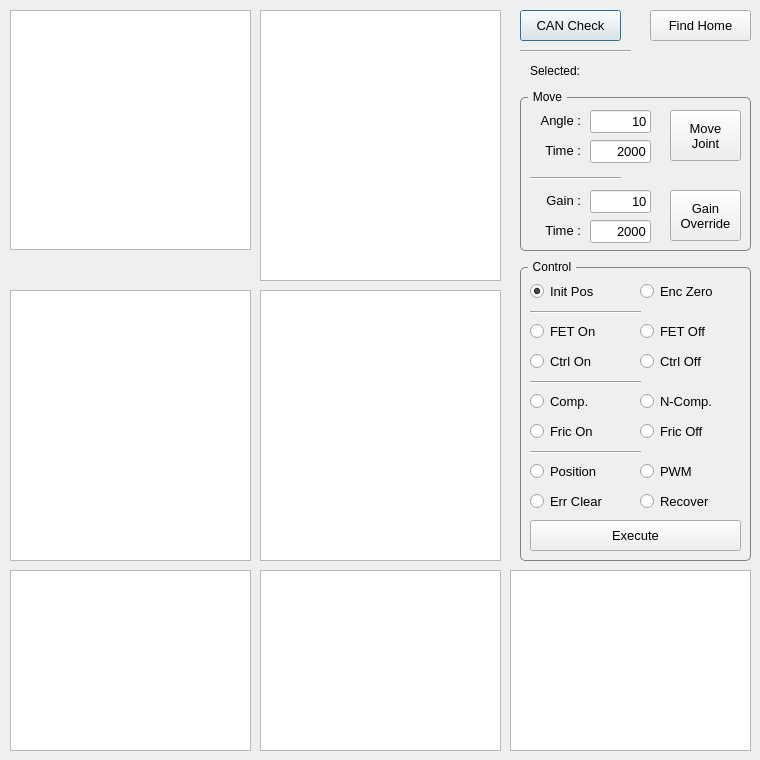
<?xml version="1.0" encoding="UTF-8"?>
<ui version="4.0">
 <class>SettingDialog</class>
 <widget class="QDialog" name="SettingDialog">
  <property name="geometry">
   <rect>
    <x>0</x>
    <y>0</y>
    <width>760</width>
    <height>760</height>
   </rect>
  </property>
  <property name="windowTitle">
   <string>Dialog</string>
  </property>
  <widget class="QTableWidget" name="TW_0">
   <property name="geometry">
    <rect>
     <x>10</x>
     <y>10</y>
     <width>241</width>
     <height>240</height>
    </rect>
   </property>
  </widget>
  <widget class="QTableWidget" name="TW_1">
   <property name="geometry">
    <rect>
     <x>10</x>
     <y>290</y>
     <width>241</width>
     <height>271</height>
    </rect>
   </property>
  </widget>
  <widget class="QTableWidget" name="TW_2">
   <property name="geometry">
    <rect>
     <x>260</x>
     <y>10</y>
     <width>241</width>
     <height>271</height>
    </rect>
   </property>
   <property name="selectionMode">
    <enum>QAbstractItemView::SingleSelection</enum>
   </property>
   <property name="selectionBehavior">
    <enum>QAbstractItemView::SelectRows</enum>
   </property>
  </widget>
  <widget class="QTableWidget" name="TW_3">
   <property name="geometry">
    <rect>
     <x>260</x>
     <y>290</y>
     <width>241</width>
     <height>271</height>
    </rect>
   </property>
  </widget>
  <widget class="QLabel" name="LB_SELECTED">
   <property name="geometry">
    <rect>
     <x>530</x>
     <y>60</y>
     <width>121</width>
     <height>21</height>
    </rect>
   </property>
   <property name="text">
    <string>Selected: </string>
   </property>
  </widget>
  <widget class="QPushButton" name="BTN_CAN_CHECK">
   <property name="geometry">
    <rect>
     <x>520</x>
     <y>10</y>
     <width>101</width>
     <height>31</height>
    </rect>
   </property>
   <property name="font">
    <font>
     <pointsize>10</pointsize>
    </font>
   </property>
   <property name="text">
    <string>CAN Check</string>
   </property>
  </widget>
  <widget class="QPushButton" name="BTN_FIND_HOME">
   <property name="geometry">
    <rect>
     <x>650</x>
     <y>10</y>
     <width>101</width>
     <height>31</height>
    </rect>
   </property>
   <property name="font">
    <font>
     <pointsize>10</pointsize>
    </font>
   </property>
   <property name="text">
    <string>Find Home</string>
   </property>
  </widget>
  <widget class="QGroupBox" name="groupBox_2">
   <property name="geometry">
    <rect>
     <x>520</x>
     <y>90</y>
     <width>231</width>
     <height>161</height>
    </rect>
   </property>
   <property name="styleSheet">
    <string notr="true">QGroupBox {
    border: 1px solid gray;
    border-radius: 5px;
    margin-top: 7px;
}

QGroupBox::title {
    subcontrol-origin: margin;
    left: 8px;
    padding: 0 3px 0 3px;
}

</string>
   </property>
   <property name="title">
    <string>Move</string>
   </property>
   <widget class="QPushButton" name="BTN_MOVE_JOINT">
    <property name="geometry">
     <rect>
      <x>150</x>
      <y>20</y>
      <width>71</width>
      <height>51</height>
     </rect>
    </property>
    <property name="font">
     <font>
      <pointsize>10</pointsize>
     </font>
    </property>
    <property name="text">
     <string>Move
Joint</string>
    </property>
   </widget>
   <widget class="QLabel" name="label_2">
    <property name="geometry">
     <rect>
      <x>10</x>
      <y>50</y>
      <width>51</width>
      <height>21</height>
     </rect>
    </property>
    <property name="font">
     <font>
      <pointsize>10</pointsize>
     </font>
    </property>
    <property name="text">
     <string>Time :</string>
    </property>
    <property name="alignment">
     <set>Qt::AlignRight|Qt::AlignTrailing|Qt::AlignVCenter</set>
    </property>
   </widget>
   <widget class="QLineEdit" name="LE_MOVE_DEGREE">
    <property name="geometry">
     <rect>
      <x>70</x>
      <y>20</y>
      <width>61</width>
      <height>23</height>
     </rect>
    </property>
    <property name="font">
     <font>
      <pointsize>10</pointsize>
     </font>
    </property>
    <property name="text">
     <string>10</string>
    </property>
    <property name="alignment">
     <set>Qt::AlignRight|Qt::AlignTrailing|Qt::AlignVCenter</set>
    </property>
   </widget>
   <widget class="QLineEdit" name="LE_MOVE_TIME">
    <property name="geometry">
     <rect>
      <x>70</x>
      <y>50</y>
      <width>61</width>
      <height>23</height>
     </rect>
    </property>
    <property name="font">
     <font>
      <pointsize>10</pointsize>
     </font>
    </property>
    <property name="text">
     <string>2000</string>
    </property>
    <property name="alignment">
     <set>Qt::AlignRight|Qt::AlignTrailing|Qt::AlignVCenter</set>
    </property>
   </widget>
   <widget class="QLabel" name="label">
    <property name="geometry">
     <rect>
      <x>10</x>
      <y>20</y>
      <width>51</width>
      <height>21</height>
     </rect>
    </property>
    <property name="font">
     <font>
      <pointsize>10</pointsize>
     </font>
    </property>
    <property name="text">
     <string>Angle :</string>
    </property>
    <property name="alignment">
     <set>Qt::AlignRight|Qt::AlignTrailing|Qt::AlignVCenter</set>
    </property>
   </widget>
   <widget class="QPushButton" name="BTN_GAIN_OVERRIDE">
    <property name="geometry">
     <rect>
      <x>150</x>
      <y>100</y>
      <width>71</width>
      <height>51</height>
     </rect>
    </property>
    <property name="font">
     <font>
      <pointsize>10</pointsize>
     </font>
    </property>
    <property name="text">
     <string>Gain
Override</string>
    </property>
   </widget>
   <widget class="QLineEdit" name="LE_GO_GAIN">
    <property name="geometry">
     <rect>
      <x>70</x>
      <y>100</y>
      <width>61</width>
      <height>23</height>
     </rect>
    </property>
    <property name="font">
     <font>
      <pointsize>10</pointsize>
     </font>
    </property>
    <property name="text">
     <string>10</string>
    </property>
    <property name="alignment">
     <set>Qt::AlignRight|Qt::AlignTrailing|Qt::AlignVCenter</set>
    </property>
   </widget>
   <widget class="QLabel" name="label_3">
    <property name="geometry">
     <rect>
      <x>10</x>
      <y>100</y>
      <width>51</width>
      <height>21</height>
     </rect>
    </property>
    <property name="font">
     <font>
      <pointsize>10</pointsize>
     </font>
    </property>
    <property name="text">
     <string>Gain :</string>
    </property>
    <property name="alignment">
     <set>Qt::AlignRight|Qt::AlignTrailing|Qt::AlignVCenter</set>
    </property>
   </widget>
   <widget class="QLineEdit" name="LE_GO_TIME">
    <property name="geometry">
     <rect>
      <x>70</x>
      <y>130</y>
      <width>61</width>
      <height>23</height>
     </rect>
    </property>
    <property name="font">
     <font>
      <pointsize>10</pointsize>
     </font>
    </property>
    <property name="text">
     <string>2000</string>
    </property>
    <property name="alignment">
     <set>Qt::AlignRight|Qt::AlignTrailing|Qt::AlignVCenter</set>
    </property>
   </widget>
   <widget class="QLabel" name="label_4">
    <property name="geometry">
     <rect>
      <x>10</x>
      <y>130</y>
      <width>51</width>
      <height>21</height>
     </rect>
    </property>
    <property name="font">
     <font>
      <pointsize>10</pointsize>
     </font>
    </property>
    <property name="text">
     <string>Time :</string>
    </property>
    <property name="alignment">
     <set>Qt::AlignRight|Qt::AlignTrailing|Qt::AlignVCenter</set>
    </property>
   </widget>
   <widget class="Line" name="line_2">
    <property name="geometry">
     <rect>
      <x>10</x>
      <y>80</y>
      <width>91</width>
      <height>16</height>
     </rect>
    </property>
    <property name="orientation">
     <enum>Qt::Horizontal</enum>
    </property>
   </widget>
  </widget>
  <widget class="Line" name="line">
   <property name="geometry">
    <rect>
     <x>520</x>
     <y>43</y>
     <width>111</width>
     <height>16</height>
    </rect>
   </property>
   <property name="orientation">
    <enum>Qt::Horizontal</enum>
   </property>
  </widget>
  <widget class="QGroupBox" name="groupBox">
   <property name="geometry">
    <rect>
     <x>520</x>
     <y>260</y>
     <width>231</width>
     <height>301</height>
    </rect>
   </property>
   <property name="styleSheet">
    <string notr="true">QGroupBox {
    border: 1px solid gray;
    border-radius: 5px;
    margin-top: 7px;
}

QGroupBox::title {
    subcontrol-origin: margin;
    left: 8px;
    padding: 0 3px 0 3px;
}

</string>
   </property>
   <property name="title">
    <string>Control</string>
   </property>
   <widget class="QPushButton" name="BTN_EXECUTE_COMMAND">
    <property name="geometry">
     <rect>
      <x>10</x>
      <y>260</y>
      <width>211</width>
      <height>31</height>
     </rect>
    </property>
    <property name="font">
     <font>
      <pointsize>10</pointsize>
     </font>
    </property>
    <property name="text">
     <string>Execute</string>
    </property>
   </widget>
   <widget class="QRadioButton" name="RB_MODE_POS">
    <property name="geometry">
     <rect>
      <x>10</x>
      <y>200</y>
      <width>91</width>
      <height>22</height>
     </rect>
    </property>
    <property name="font">
     <font>
      <pointsize>10</pointsize>
     </font>
    </property>
    <property name="text">
     <string>Position</string>
    </property>
   </widget>
   <widget class="QRadioButton" name="RB_MODE_PWM">
    <property name="geometry">
     <rect>
      <x>120</x>
      <y>200</y>
      <width>91</width>
      <height>22</height>
     </rect>
    </property>
    <property name="font">
     <font>
      <pointsize>10</pointsize>
     </font>
    </property>
    <property name="text">
     <string>PWM</string>
    </property>
   </widget>
   <widget class="QRadioButton" name="RB_FRIC_OFF">
    <property name="geometry">
     <rect>
      <x>120</x>
      <y>160</y>
      <width>91</width>
      <height>22</height>
     </rect>
    </property>
    <property name="font">
     <font>
      <pointsize>10</pointsize>
     </font>
    </property>
    <property name="text">
     <string>Fric Off</string>
    </property>
   </widget>
   <widget class="QRadioButton" name="RB_FRIC_ON">
    <property name="geometry">
     <rect>
      <x>10</x>
      <y>160</y>
      <width>91</width>
      <height>22</height>
     </rect>
    </property>
    <property name="font">
     <font>
      <pointsize>10</pointsize>
     </font>
    </property>
    <property name="text">
     <string>Fric On</string>
    </property>
   </widget>
   <widget class="QRadioButton" name="RB_SW_COMP">
    <property name="geometry">
     <rect>
      <x>10</x>
      <y>130</y>
      <width>91</width>
      <height>22</height>
     </rect>
    </property>
    <property name="font">
     <font>
      <pointsize>10</pointsize>
     </font>
    </property>
    <property name="text">
     <string>Comp.</string>
    </property>
   </widget>
   <widget class="QRadioButton" name="RB_SW_NON_COMP">
    <property name="geometry">
     <rect>
      <x>120</x>
      <y>130</y>
      <width>91</width>
      <height>22</height>
     </rect>
    </property>
    <property name="font">
     <font>
      <pointsize>10</pointsize>
     </font>
    </property>
    <property name="text">
     <string>N-Comp.</string>
    </property>
   </widget>
   <widget class="QRadioButton" name="RB_INIT_POS">
    <property name="geometry">
     <rect>
      <x>10</x>
      <y>20</y>
      <width>91</width>
      <height>22</height>
     </rect>
    </property>
    <property name="font">
     <font>
      <pointsize>10</pointsize>
     </font>
    </property>
    <property name="text">
     <string>Init Pos</string>
    </property>
    <property name="checked">
     <bool>true</bool>
    </property>
   </widget>
   <widget class="QRadioButton" name="RB_ENC_ZERO">
    <property name="geometry">
     <rect>
      <x>120</x>
      <y>20</y>
      <width>91</width>
      <height>22</height>
     </rect>
    </property>
    <property name="font">
     <font>
      <pointsize>10</pointsize>
     </font>
    </property>
    <property name="text">
     <string>Enc Zero</string>
    </property>
   </widget>
   <widget class="QRadioButton" name="RB_FET_OFF">
    <property name="geometry">
     <rect>
      <x>120</x>
      <y>60</y>
      <width>91</width>
      <height>22</height>
     </rect>
    </property>
    <property name="font">
     <font>
      <pointsize>10</pointsize>
     </font>
    </property>
    <property name="text">
     <string>FET Off</string>
    </property>
   </widget>
   <widget class="QRadioButton" name="RB_FET_ON">
    <property name="geometry">
     <rect>
      <x>10</x>
      <y>60</y>
      <width>91</width>
      <height>22</height>
     </rect>
    </property>
    <property name="font">
     <font>
      <pointsize>10</pointsize>
     </font>
    </property>
    <property name="text">
     <string>FET On</string>
    </property>
   </widget>
   <widget class="QRadioButton" name="RB_CTRL_OFF">
    <property name="geometry">
     <rect>
      <x>120</x>
      <y>90</y>
      <width>91</width>
      <height>22</height>
     </rect>
    </property>
    <property name="font">
     <font>
      <pointsize>10</pointsize>
     </font>
    </property>
    <property name="text">
     <string>Ctrl Off</string>
    </property>
   </widget>
   <widget class="QRadioButton" name="RB_CTRL_ON">
    <property name="geometry">
     <rect>
      <x>10</x>
      <y>90</y>
      <width>91</width>
      <height>22</height>
     </rect>
    </property>
    <property name="font">
     <font>
      <pointsize>10</pointsize>
     </font>
    </property>
    <property name="text">
     <string>Ctrl On</string>
    </property>
   </widget>
   <widget class="Line" name="line_3">
    <property name="geometry">
     <rect>
      <x>10</x>
      <y>44</y>
      <width>111</width>
      <height>16</height>
     </rect>
    </property>
    <property name="orientation">
     <enum>Qt::Horizontal</enum>
    </property>
   </widget>
   <widget class="Line" name="line_4">
    <property name="geometry">
     <rect>
      <x>10</x>
      <y>114</y>
      <width>111</width>
      <height>16</height>
     </rect>
    </property>
    <property name="orientation">
     <enum>Qt::Horizontal</enum>
    </property>
   </widget>
   <widget class="Line" name="line_5">
    <property name="geometry">
     <rect>
      <x>10</x>
      <y>184</y>
      <width>111</width>
      <height>16</height>
     </rect>
    </property>
    <property name="orientation">
     <enum>Qt::Horizontal</enum>
    </property>
   </widget>
   <widget class="QRadioButton" name="RB_ERROR_CLEAR">
    <property name="geometry">
     <rect>
      <x>10</x>
      <y>230</y>
      <width>91</width>
      <height>22</height>
     </rect>
    </property>
    <property name="font">
     <font>
      <pointsize>10</pointsize>
     </font>
    </property>
    <property name="text">
     <string>Err Clear</string>
    </property>
   </widget>
   <widget class="QRadioButton" name="RB_JOINT_RECOVER">
    <property name="geometry">
     <rect>
      <x>120</x>
      <y>230</y>
      <width>91</width>
      <height>22</height>
     </rect>
    </property>
    <property name="font">
     <font>
      <pointsize>10</pointsize>
     </font>
    </property>
    <property name="text">
     <string>Recover</string>
    </property>
   </widget>
  </widget>
  <widget class="QTableWidget" name="TW_4">
   <property name="geometry">
    <rect>
     <x>510</x>
     <y>570</y>
     <width>241</width>
     <height>181</height>
    </rect>
   </property>
  </widget>
  <widget class="QTableWidget" name="TW_5">
   <property name="geometry">
    <rect>
     <x>10</x>
     <y>570</y>
     <width>241</width>
     <height>181</height>
    </rect>
   </property>
  </widget>
  <widget class="QTableWidget" name="TW_6">
   <property name="geometry">
    <rect>
     <x>260</x>
     <y>570</y>
     <width>241</width>
     <height>181</height>
    </rect>
   </property>
  </widget>
 </widget>
 <resources/>
 <connections/>
</ui>
